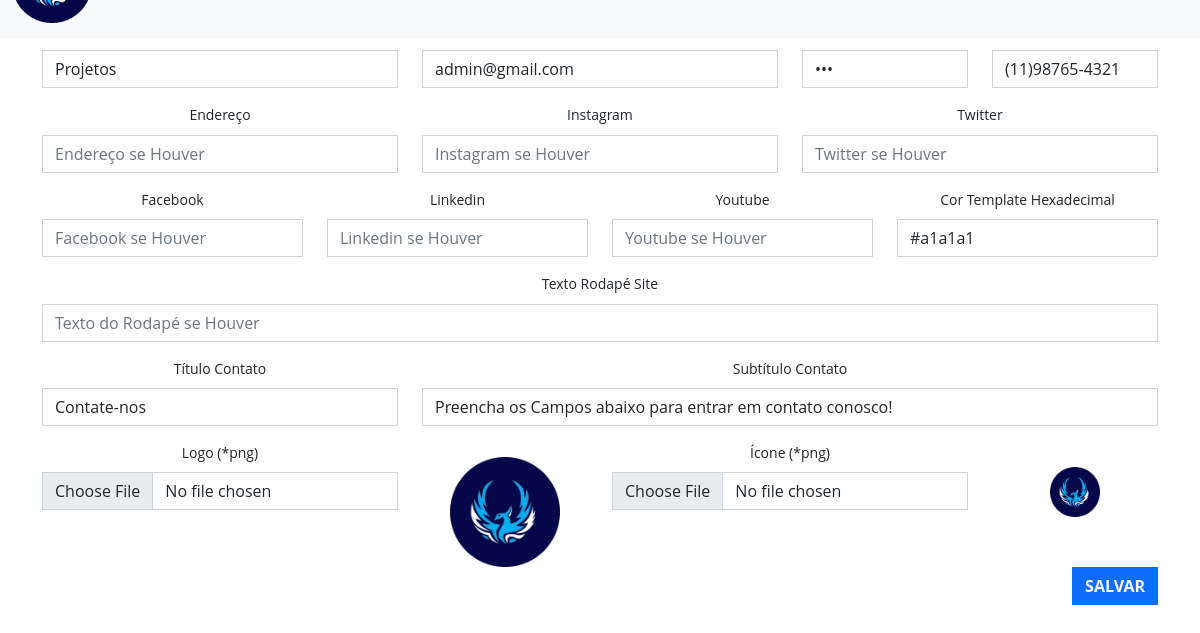
/sistema/painel (signed in), run on an earlier commit of the app's database.
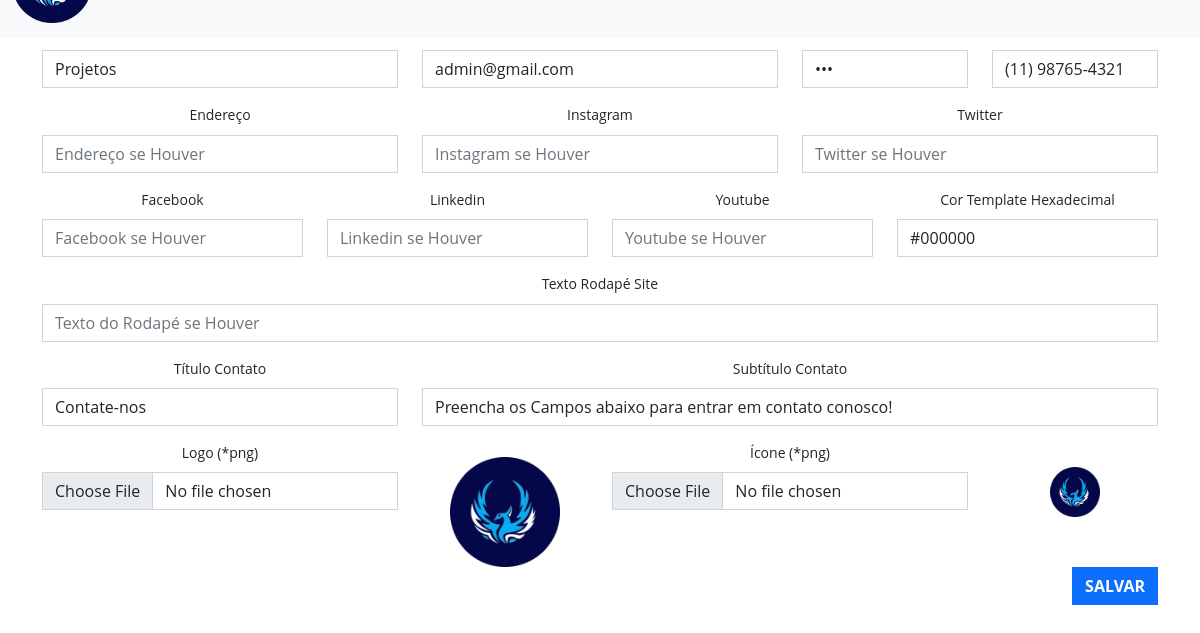
And on a later commit of the database.
### tables this page shows
CREATE TABLE `config` (
  `id` int(11) NOT NULL,
  `nome` varchar(80) NOT NULL,
  `email` varchar(50) NOT NULL,
  `senha` varchar(50) NOT NULL,
  `telefone` varchar(20) DEFAULT NULL,
  `endereco` varchar(100) DEFAULT NULL,
  `logo` varchar(80) NOT NULL,
  `icone` varchar(80) NOT NULL,
  `instagram` varchar(80) DEFAULT NULL,
  `twitter` varchar(80) DEFAULT NULL,
  `linkedin` varchar(80) DEFAULT NULL,
  `facebook` varchar(80) DEFAULT NULL,
  `youtube` varchar(80) DEFAULT NULL,
  `cor` varchar(20) DEFAULT NULL,
  `titulo_servicos` varchar(50) DEFAULT NULL,
  `subtitulo_servicos` varchar(255) DEFAULT NULL,
  `titulo_trabalhos` varchar(50) DEFAULT NULL,
  `subtitulo_trabalhos` varchar(255) DEFAULT NULL,
  `titulo_equipe` varchar(50) DEFAULT NULL,
  `subtitulo_equipe` varchar(255) DEFAULT NULL,
  `titulo_contato` varchar(50) DEFAULT NULL,
  `subtitulo_contato` varchar(255) DEFAULT NULL,
  `texto_rodape` varchar(1000) DEFAULT NULL
);

### sistema/conexao.php (called while the page is built, shortened)
<?php
$usuario = 'root';
$senha = '';
$banco = 'fenix';
$servidor = 'localhost';
try {
	$pdo = new PDO("mysql:dbname=$banco;host=$servidor;charset=utf8", "$usuario", "$senha");
} catch (Exception $e) {
	echo 'Erro ao conectar com o Banco de Dados!';
	echo '<br>';
	echo $e;
}
$nome_sistema = 'Projetos';
$email_sistema = 'admin@gmail.com';
$telefone_sistema = '(11)98765-4321';
$endereco_sistema = '';
$senha_sistema = '123';
$query = $pdo->query("SELECT * FROM config");
$res = $query->fetchAll(PDO::FETCH_ASSOC);
$total_reg = @count($res);
if($total_reg == 0){
	$pdo->query("INSERT INTO config SET nome = '$nome_sistema', email = '$email_sistema', senha = '$senha_sistema', telefone = '$telefone_sistema', endereco = '$endereco_sistema', logo = 'logo.png', icone = 'icone.png', cor = '#00c1c1', titulo_contato = 'Contate-nos', subtitulo_contato = 'Preencha os Campos abaixo para entrar em contato conosco!'");
}else{
$nome_sistema = $res[0]['nome'];
$email_sistema = $res[0]['email'];
$telefone_sistema = $res[0]['telefone'];
$endereco_sistema = $res[0]['endereco'];
$senha_sistema = $res[0]['senha'];
$facebook_sistema = $res[0]['facebook'];
$twitter_sistema = $res[0]['twitter'];
$youtube_sistema = $res[0]['youtube'];
$linkedin_sistema = $res[0]['linkedin'];
$instagram_sistema = $res[0]['instagram'];
$cor_sistema = $res[0]['cor'];
$titulo_contato = $res[0]['titulo_contato'];
$subtitulo_contato = $res[0]['subtitulo_contato'];
$texto_rodape = $res[0]['texto_rodape'];
}
 ?>

### sistema/painel/index.php (the view, shortened to what this page needs)
<?php
require_once('../conexao.php');
require_once("cabecalho.php");
?>
<form id="form-config">
<div class="row">
	<div class="col-md-4">
		<div class="mb-3">
			<label for="exampleFormControlInput1" class="form-label">Nome Site</label>
			<input name="nome" type="text" class="form-control" placeholder="Nome do Site" value="<?php echo $nome_sistema ?>" required>
		</div>
	</div>
	<div class="col-md-4">
		<div class="mb-3">
			<label for="exampleFormControlInput1" class="form-label">Email Site</label>
			<input name="email" type="email" class="form-control" placeholder="Email do Site" value="<?php echo $email_sistema ?>" required>
		</div>
	</div>
	<div class="col-md-2 col-6">
		<div class="mb-3">
			<label for="exampleFormControlInput1" class="form-label">Senha Site</label>
			<input name="senha" type="password" class="form-control" placeholder="Senha do Site" value="<?php echo $senha_sistema ?>" required>
		</div>
	</div>
	<div class="col-md-2 col-6">
		<div class="mb-3">
			<label for="exampleFormControlInput1" class="form-label">Telefone Site</label>
			<input name="telefone" id="telefone" type="text" class="form-control" placeholder="Telefone do Site" value="<?php echo $telefone_sistema ?>">
		</div>
	</div>
</div>
<div class="row">
	<div class="col-md-4">
		<div class="mb-3">
			<label for="exampleFormControlInput1" class="form-label">Endereço</label>
			<input name="endereco" type="text" class="form-control" placeholder="Endereço se Houver" value="<?php echo $endereco_sistema ?>">
		</div>
	</div>
	<div class="col-md-4">
		<div class="mb-3">
			<label for="exampleFormControlInput1" class="form-label">Instagram</label>
			<input name="instagram" type="text" class="form-control" placeholder="Instagram se Houver" value="<?php echo $instagram_sistema ?>">
		</div>
	</div>
	<div class="col-md-4">
		<div class="mb-3">
			<label for="exampleFormControlInput1" class="form-label">Twitter</label>
			<input name="twitter" type="text" class="form-control" placeholder="Twitter se Houver" value="<?php echo $twitter_sistema ?>">
		</div>
	</div>
</div>
<div class="row">
	<div class="col-md-3">
		<div class="mb-3">
			<label for="exampleFormControlInput1" class="form-label">Facebook</label>
			<input name="facebook" type="text" class="form-control" placeholder="Facebook se Houver" value="<?php echo $facebook_sistema ?>">
		</div>
	</div>
	<div class="col-md-3">
		<div class="mb-3">
			<label for="exampleFormControlInput1" class="form-label">Linkedin</label>
			<input name="linkedin" type="text" class="form-control" placeholder="Linkedin se Houver" value="<?php echo $linkedin_sistema ?>">
		</div>
	</div>
	<div class="col-md-3">
		<div class="mb-3">
			<label for="exampleFormControlInput1" class="form-label">Youtube</label>
			<input name="youtube" type="text" class="form-control" placeholder="Youtube se Houver" value="<?php echo $youtube_sistema ?>">
		</div>
	</div>
	<div class="col-md-3">
		<div class="mb-3">
			<label for="exampleFormControlInput1" class="form-label">Cor Template Hexadecimal</label>
			<input name="cor" type="text" class="form-control" placeholder="#00c1c1" value="<?php echo $cor_sistema ?>">
		</div>
	</div>
</div>
<div class="row">
	<div class="col-md-12">
		<div class="mb-3">
			<label for="exampleFormControlInput1" class="form-label">Texto Rodapé Site</label>
			<input name="texto_rodape" type="text" class="form-control" placeholder="Texto do Rodapé se Houver" value="<?php echo $texto_rodape ?>">
		</div>
	</div>
</div>
<div class="row">
	<div class="col-md-4">
		<div class="mb-3">
			<label for="exampleFormControlInput1" class="form-label">Título Contato</label>
			<input name="titulo_contato" type="text" class="form-control" placeholder="Título da área de Contato" value="<?php echo $titulo_contato ?>">
		</div>
	</div>
	<div class="col-md-8">
		<div class="mb-3">
			<label for="exampleFormControlInput1" class="form-label">Subtítulo Contato</label>
			<input name="subtitulo_contato" type="text" class="form-control" placeholder="Texto Subtítulo contato se Houver" value="<?php echo $subtitulo_contato ?>">
		</div>
	</div>
</div>
<div class="row">
	<div class="col-md-4 col-8">
		<div class="mb-3">
			<label for="exampleFormControlInput1" class="form-label">Logo (*png)</label>
			<input id="logo" name="logo" type="file" class="form-control" onchange="alterarImg('target-logo', 'logo')">
		</div>
	</div>
	<div class="col-md-2 col-4">
		<div><img id="target-logo" src="../img/logo.png" width="110px" style="margin-top: 15px"></div>
	</div>
	<div class="col-md-4 col-8">
		<div class="mb-3">
			<label for="exampleFormControlInput1" class="form-label">Ícone (*png)</label>
			<input id="icone" name="icone" type="file" class="form-control" onchange="alterarImg('target-icone', 'icone')">
		</div>
	</div>
	<div class="col-md-2 col-4">
		<div><img id="target-icone" src="../img/icone.png" width="50px" style="margin-top: 25px"></div>
	</div>
</div>
<div align="right">
 <button class="btn btn-primary" type="submit">Salvar</button>
</div>
</form>

### sistema/painel/cabecalho.php (shortened to what this page needs)
<?php
require_once("../conexao.php");
 ?>
<!DOCTYPE html>
<html>
<head>
	<link href="https://cdn.jsdelivr.net/npm/bootstrap@5.0.2/dist/css/bootstrap.min.css" rel="stylesheet">
  <link rel="stylesheet" href="https://cdn.jsdelivr.net/npm/bootstrap-icons@1.10.2/font/bootstrap-icons.css">
  <link rel="stylesheet" type="text/css" href="css/style.css">
 <link rel="stylesheet" type="text/css" href="DataTables/datatables.min.css"/>
</head>
<body>
<nav class="navbar navbar-expand-lg navbar-light bg-light">
  <div class="container-fluid">
    <a class="navbar-brand" href="index.php"><img src="../img/logo.png" width="80px"></a>
  </div>
</nav>
 <div class="container" style="margin-top: 20px">

### css/style.css (style rules this page uses)
body { text-align: center; font-family: 'Open Sans', sans-serif; font-size: 14px; line-height: 1.6em; }
button { display: inline-block; margin-bottom: 0; margin-bottom: 10px; padding: 6px 12px; border: 1px solid transparent; vertical-align: middle; text-align: center; white-space: nowrap; font-weight: normal; font-size: 14px; line-height: 1.428571429; cursor: pointer; -webkit-user-select: none; -moz-user-select: none; -ms-user-select: none; -o-user-select: none; user-select: none; }
nav.navbar { position: fixed; top: -72px; margin-bottom: 0px; padding: 10px 0px 10px 0px; width: 100%; border-radius: 0px; transition: all 0.2s; }

### css/overwrite.css (style rules this page uses)
select, textarea, input[type="text"], input[type="password"], input[type="datetime"], input[type="datetime-local"], input[type="date"], input[type="month"], input[type="time"], input[type="week"], input[type="number"], input[type="email"], input[type="url"], input[type="search"], input[type="tel"], input[type="color"], .uneditable-input { -webkit-border-radius: 0; -moz-border-radius: 0; border-radius: 0; }
.form-control { -webkit-border-radius: 0; -moz-border-radius: 0; border-radius: 0; }
.btn { font-weight: 700; text-transform: uppercase; text-shadow: none; background-image:none; border-color: none; border-bottom-color: none; -webkit-box-shadow: none; -moz-box-shadow: none; box-shadow: none; }
.btn { outline:0; -webkit-border-radius: 0; -moz-border-radius: 0; border-radius: 0; }

What changed in the data, as far as the page shows it:
changed config "Projetos": telefone "(11)98765-4321" → "(11) 98765-4321"; cor "#a1a1a1" → "#000000"
